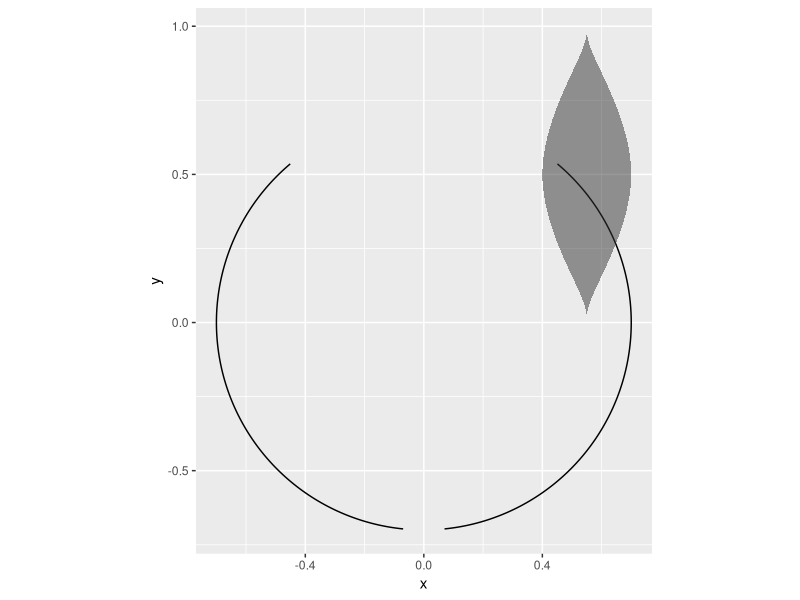
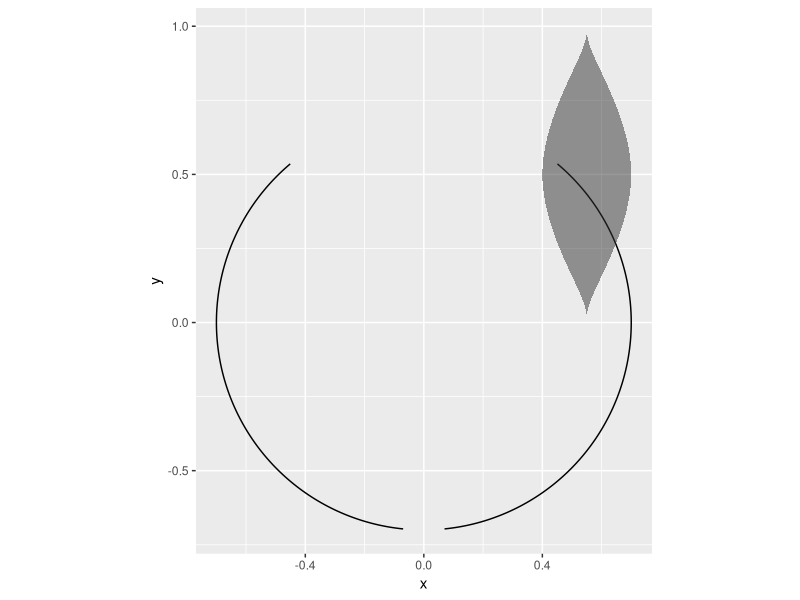

Generate these figures, in order, with R:
library(tidyverse)
library(ggforce)

laurel <- data.frame(
  start = c(0.7, -0.7),
  end = c(pi - 0.1, -pi + 0.1),
  r = c(0.7, 0.7)
  )

leaf <- data.frame(
  x = c(0.6, 0.5, 0.8, 0.5, 0.6, 0.3),
  y = c(1, 1, 0.5, 0, 0, 0.5)
  )

ggplot() +
  geom_arc(data = laurel, aes(x0 = 0, y0 = 0, r = r, start = start, end = end)) +
  geom_bspline_closed(data = leaf, aes(x, y), alpha = 0.5) +
  coord_fixed() 

ggsave(here::here("week-33", "img_plot", paste0("emperors", format(Sys.time(), "%Y%m%d_%H%M%S"), ".png")),
         dpi = 320)
